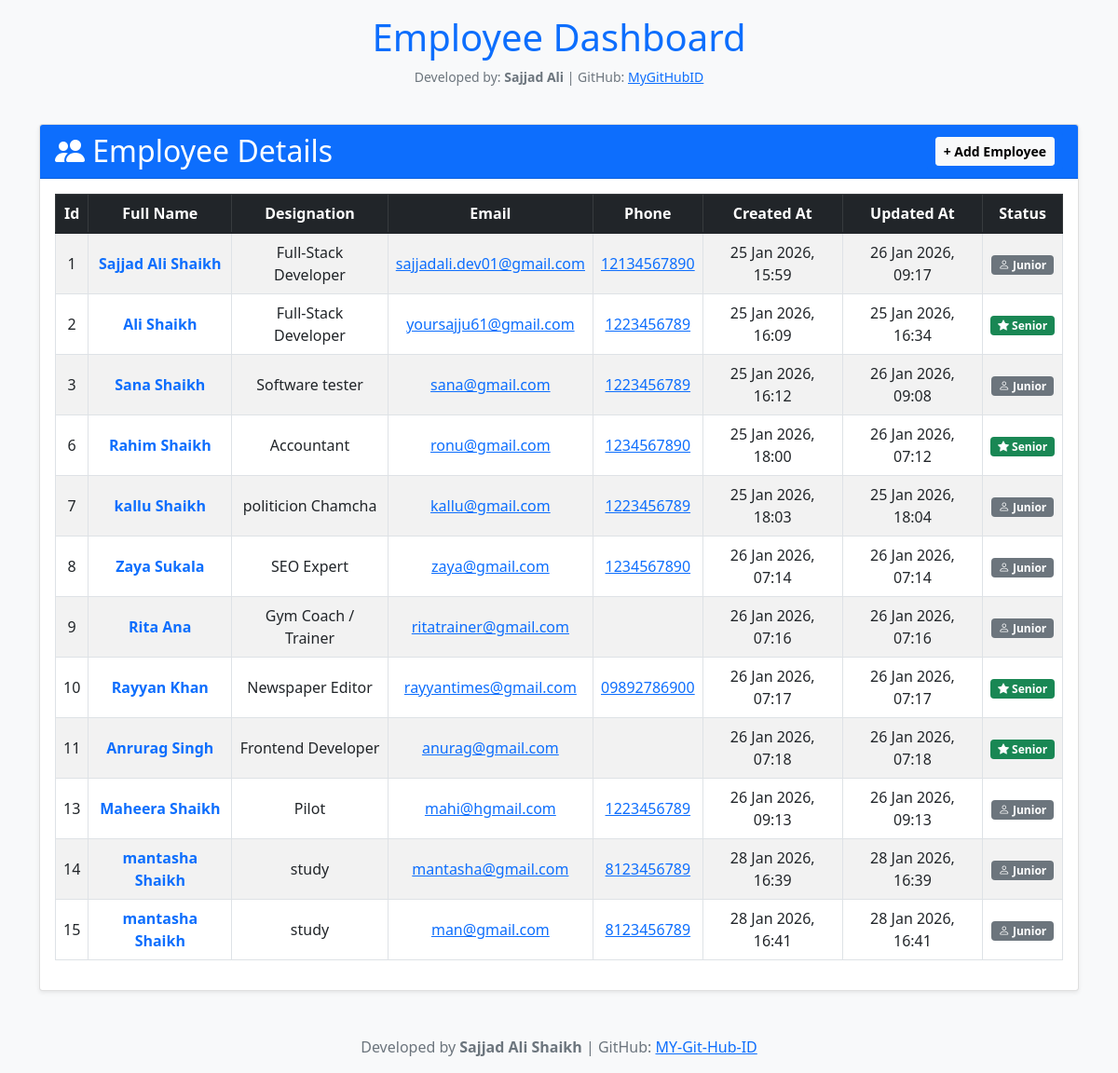
Before: / with the older database file.
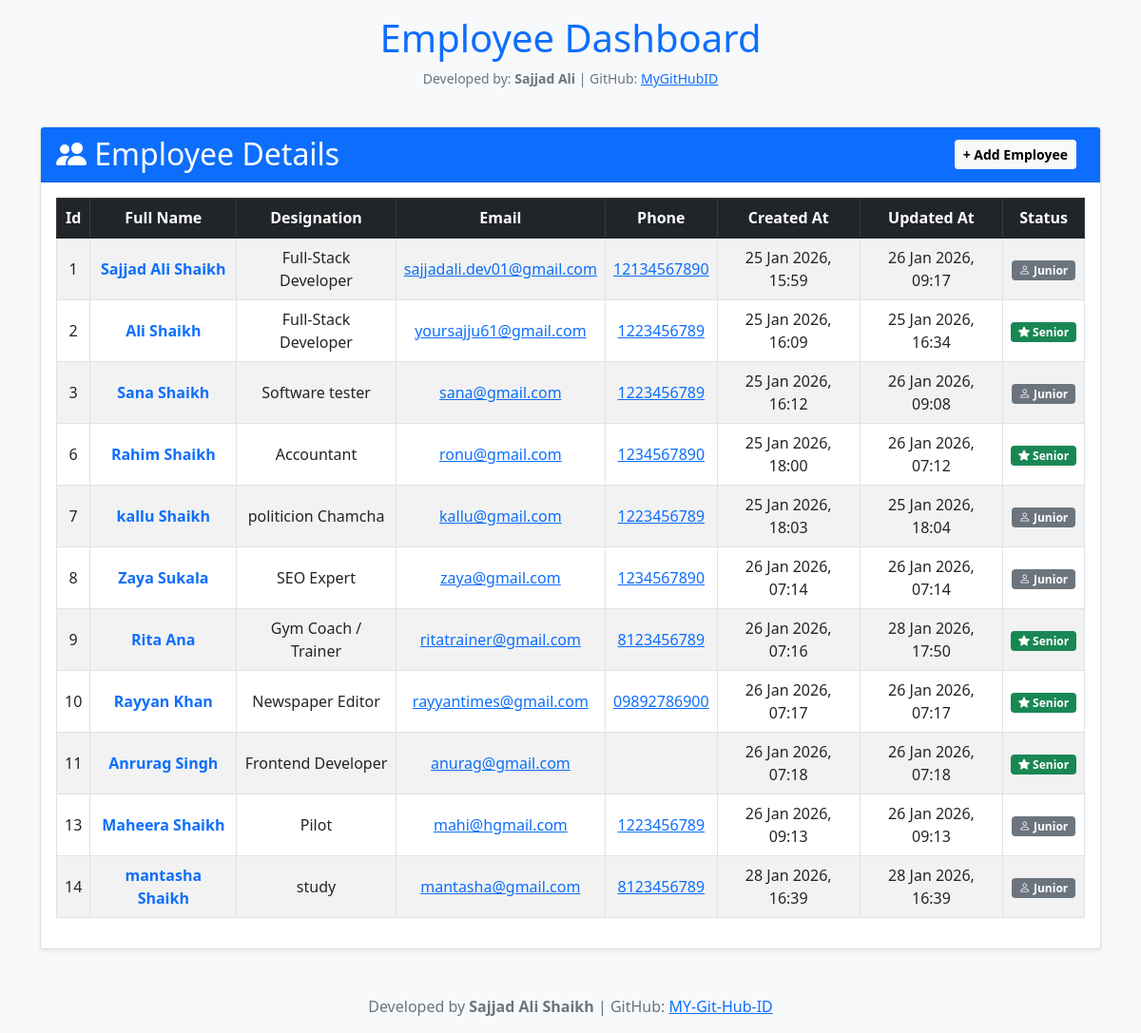
After: the same page with the newer database file.
### testapp/models.py (models this page shows, shortened)
class Employee(models.Model):
    first_name = models.CharField(max_length=100)
    last_name = models.CharField(max_length=100)
    photo = models.ImageField(upload_to='images')
    desigination = models.CharField(max_length=100)
    email_address= models.EmailField(max_length=100, unique=True)
    phone_number = models.CharField(max_length=12, blank=True)  # Optional --> blank=True
    created_at = models.DateTimeField(auto_now_add=True)  # Store current time when the record is created
    updated_at = models.DateTimeField(auto_now=True)  # Store current time when the record is updated
    is_senior = models.BooleanField(default=False)

### testapp/views.py (the view)
# urls.py: path('', views.home_view),  # Home Page
def home_view(request):  # home page
    employee = Employee.objects.all()
    print(Employee)
    return render(request, 'testapp/home.html', {'employee': employee})

### templates/testapp/home.html (shortened to what this page needs)
<!DOCTYPE html>
{% load static %}
<html lang="en">
<head>
    <link rel="stylesheet" href="{% static 'css/style.css' %}">
    <link href="https://cdn.jsdelivr.net/npm/bootstrap@5.1.3/dist/css/bootstrap.min.css" rel="stylesheet"
>
    <link rel="stylesheet" href="https://cdn.jsdelivr.net/npm/bootstrap-icons@1.10.5/font/bootstrap-icons.css">
</head>
<body class="bg-light">
    <header class="text-center pt-3">
        <h1 class="text-primary">Employee Dashboard</h1>
        <p class="small text-secondary">
            Developed by: <strong>Sajjad Ali</strong> | GitHub:
            <a href="https://github.com/sajjadali-fullstack" target="_blank">MyGitHubID</a>
        </p>
    </header>
    <main class="container pt-4">
        <section class="card shadow-sm">
            <div class="card-header bg-primary text-white  py-2 px-3 d-flex justify-content-between align-items-center">
                <h2 class="mb-0"><i class="bi bi-people-fill"></i> Employee Details</h2>
                 <a href="{% url 'add_employee' %}" class="btn btn-sm btn-primary">
                     <button class="btn btn-sm btn-light fw-bold" data-bs-toggle="modal" data-bs-target="#addEmployeeModal">
                         + Add Employee
                        </button>
                    </a>
            </div>
            <div class="card-body table-responsive">
                <table class="table table-striped table-hover table-bordered align-middle text-center">
                    <thead class="table-dark">
                        <tr>
                            <th scope="col">Id</th>
                            <th scope="col">Full Name</th>
                            <th scope="col">Designation</th>
                            <th scope="col">Email</th>
                            <th scope="col">Phone</th>
                            <th scope="col">Created At</th>
                            <th scope="col">Updated At</th>
                            <th scope="col">Status</th>
                        </tr>
                    </thead>
                    <tbody>
                        {% for emp in employee %}
                        <tr>
                            <td>{{ emp.id }}</td>
                            <td>
                                <a href="{% url 'employee_details' emp.id %}"
                                    class="text-decoration-none text-primary fw-bold"
                                    title="Profile of {{ emp.first_name }} {{ emp.last_name }}">
                                    {{ emp.first_name }} {{ emp.last_name }}
                                </a>
                            </td>
                            <td>{{emp.desigination}}</td>
                            <td><a href="mailto:{{ emp.email_address }}">{{ emp.email_address }}</a></td>
                            <td><a href="tel:{{ emp.phone_number }}">{{ emp.phone_number }}</a></td>
                            <td>{{ emp.created_at|date:"d M Y, H:i" }}</td>
                            <td>{{ emp.updated_at|date:"d M Y, H:i" }}</td>
                            <td>
                                {% if emp.is_senior %}
                                <span class="badge bg-success"><i class="bi bi-star-fill"></i> Senior</span>
                                {% else %}
                                <span class="badge bg-secondary"><i class="bi bi-person"></i> Junior</span>
                                {% endif %}
                            </td>
                        </tr>
                        {% endfor %}
                    </tbody>
                </table>
            </div>
        </section>
    </main>
    <footer class="text-center mt-5 mb-3 text-muted">
        Developed by <strong>Sajjad Ali Shaikh</strong> |
        GitHub: <a href="https://github.com/sajjadali-fullstack" target="_blank">MY-Git-Hub-ID</a>
    </footer>
</body>
</html>

Changed rows visible on the page:
removed Employee: id "15", first_name "mantasha", last_name "Shaikh", desigination "study", email_address "man@gmail.com", phone_number "8123456789", created_at "28 Jan 2026, 16:41", updated_at "28 Jan 2026, 16:41", is_senior False (drawn)
changed Employee "Rita": phone_number (not shown) → "8123456789"; updated_at "26 Jan 2026, 07:16" → "28 Jan 2026, 17:50"; is_senior "Junior" → "Senior"
